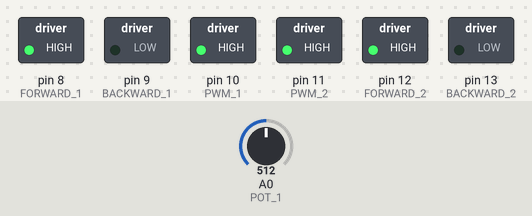
This sketch was run on a simulated Arduino Uno, built with avr-gcc and run on an emulated ATmega328P. Parts: switched loads named in the sketch (green lamp = pin HIGH). The inputs (shaded band) are chosen by the test bench; at power-on: A0 (POT_1) = 512.

Above: at 0.1 s.
Timing chart, 0 to 1.6 s (numbered marks = the images above):
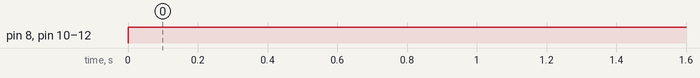

Measured:
- by itself, pin 8 (FORWARD_1), pin 10 (PWM_1), pin 11 (PWM_2), pin 12 (FORWARD_2): LOW → HIGH at 0.00 s

The sketch:

Arduino_Code.ino
```cpp
#define FORWARD_1 8
#define BACKWARD_1 9
#define FORWARD_2 12
#define BACKWARD_2 13
#define PWM_1 10
#define PWM_2 11
#define POT_1 A0
#define POT_2 A1

#define m_forward 100
#define m_backward 101
#define m_left 201
#define m_right 202

void setMotion(int motor, int motion);
void setSpeed(int motor, int speed);

void setup()
{

  /* add setup code here */
	pinMode(FORWARD_1, OUTPUT);
	pinMode(BACKWARD_1, OUTPUT);
	pinMode(FORWARD_2, OUTPUT);
	pinMode(BACKWARD_2, OUTPUT);
	pinMode(PWM_1, OUTPUT);
	pinMode(PWM_2, OUTPUT);
}

void loop()
{

  /* add main program code here */
	setMotion(m_right,m_forward);
	setMotion(m_left,m_forward);
	setSpeed(m_left,255);
	setSpeed(m_right,255);
}

void setMotion(int motor, int motion)
{
	switch(motor)
	{
		case m_left:
			switch(motion)
			{
				case m_forward:
				digitalWrite(FORWARD_1,HIGH);
				digitalWrite(BACKWARD_1,LOW);
				break;
				case m_backward:
				digitalWrite(FORWARD_1,LOW);
				digitalWrite(BACKWARD_1,HIGH);
				break;
			}
			break;
		case m_right:
			switch(motion)
			{
				case m_forward:
				digitalWrite(FORWARD_2,HIGH);
				digitalWrite(BACKWARD_2,LOW);
				break;
				case m_backward:
				digitalWrite(FORWARD_2,LOW);
				digitalWrite(BACKWARD_2,HIGH);
				break;
			}
			break;
	}

}

void setSpeed(int motor, int speed)
{
	int temp = 0;
	switch(motor)
	{
		case m_left:
			temp = map(analogRead(POT_1), 0, 1023, (speed-32>0)?speed:0, speed+32);
			analogWrite(PWM_1, speed);
			break;
		case m_right:
			temp = map(analogRead(POT_1), 0, 1023, (speed-32>0)?speed:0, speed+32);
			analogWrite(PWM_2, speed);
			break;
	}
}
```
